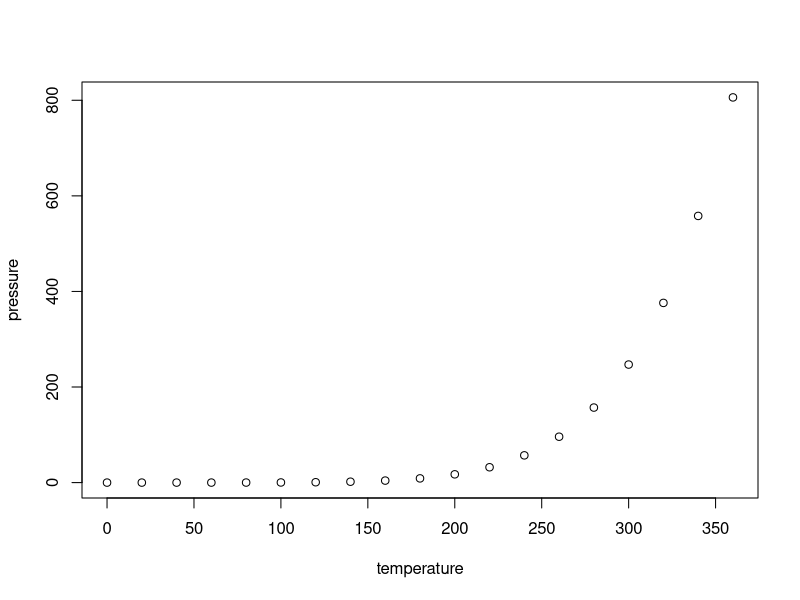
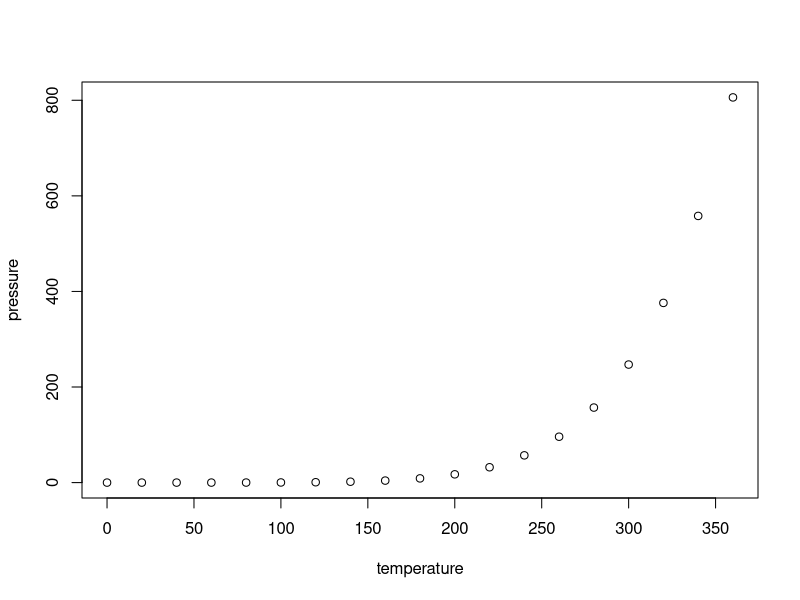
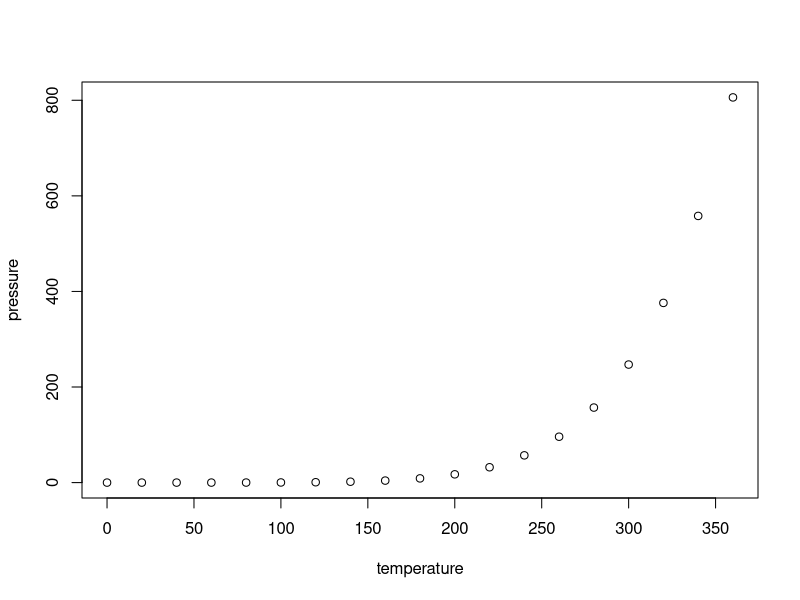

Here is the R script that generated these plots, in order:
## ---- chunk 1
knitr::opts_chunk$set(echo = TRUE)
## ---- chunk 2
plot(pressure)
## ---- chunk 3
plot(pressure)
## ---- chunk 4
plot(pressure)
